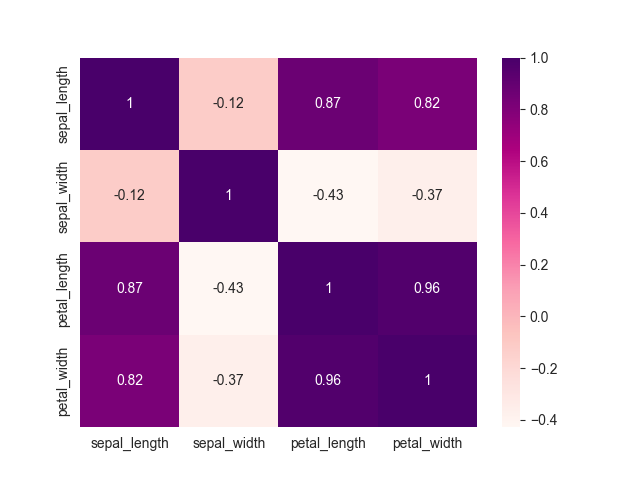

Write the Python code that produced this figure.
import pandas as pd
import seaborn as sns
import matplotlib.pyplot as plt

# Load the iris dataset
iris = pd.read_csv("iris.csv")

# Drop the non-numeric column 'species'
iris = iris.drop('species', axis=1)

# Calculate the correlation matrix
corr = iris.corr()

# Create a heatmap using seaborn with a pink and purple color palette
cmap = sns.color_palette("RdPu", as_cmap=True)
sns.heatmap(corr, annot=True, cmap=cmap)

# Show the plot
plt.show()
